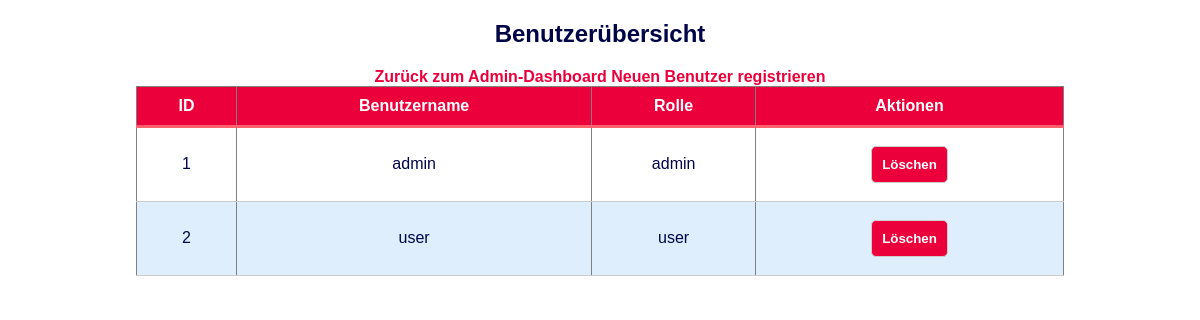
Page /admin/users (signed in) on the committed database.
### tables this page shows
CREATE TABLE users (
        id INTEGER PRIMARY KEY AUTOINCREMENT,
        username TEXT UNIQUE NOT NULL,
        password TEXT NOT NULL,
        role TEXT NOT NULL
    );

### App.py (the view)
@app.route('/admin/users')
@admin_required
def admin_users():
    conn = get_db_connection()
    cursor = conn.execute("SELECT id, username, role FROM users")
    users = cursor.fetchall()
    conn.close()
    return render_template('admin_users.html', users=users)

### App.py (called while the page is built)
def get_db_connection():
    conn = sqlite3.connect(DB_PATH)
    conn.row_factory = sqlite3.Row
    return conn

def admin_required(f):
    @wraps(f)
    def decorated_function(*args, **kwargs):
        if 'username' not in session or session.get('role') != 'admin':
            flash("Admin Rechte benötigt!")
            return redirect(url_for('login'))
        return f(*args, **kwargs)
    return decorated_function

### templates/admin_users.html (shortened to what this page needs)
<!DOCTYPE html>
<html lang="de">
<head>
    <link rel="stylesheet" href="{{ url_for('static', filename='styles.css') }}">
</head>
<body>
    <h2>Benutzerübersicht</h2>
    <a href="{{ url_for('admin_area') }}">Zurück zum Admin-Dashboard</a>
    <a href="{{ url_for('register_user') }}">Neuen Benutzer registrieren</a>
    <table border="1">
        <thead>
            <tr>
                <th>ID</th>
                <th>Benutzername</th>
                <th>Rolle</th>
                <th>Aktionen</th>
            </tr>
        </thead>
        <tbody>
            {% for user in users %}
            <tr>
                <td>{{ user['id'] }}</td>
                <td>{{ user['username'] }}</td>
                <td>{{ user['role'] }}</td>
                <td>
                    <form action="{{ url_for('delete_user', user_id=user['id']) }}" method="post">
                        <button type="submit">Löschen</button>
                    </form>
                </td>
            </tr>
            {% endfor %}
        </tbody>
    </table>
</body>
</html>

### static/styles.css (style rules this page uses)
body { font-family: Tahoma, sans-serif; background-color: #ffffff; color: #000548; text-align: center; margin: 20px; }
button { padding: 10px; margin: 10px; border-radius: 5px; border: 1px solid #ccc; background-color: #eb003c; color: white; font-weight: bold; font-family: Tahoma, sans-serif; cursor: pointer; }
a { text-decoration: none; color: #eb003c; font-weight: bold; font-family: Tahoma, sans-serif; }
table { width: 80%; margin: auto; border-collapse: collapse; font-family: Tahoma, sans-serif; }
th { background-color: #eb003c; color: white; padding: 10px; border-bottom: 3px solid #ff606e; }
td { padding: 8px; border-bottom: 1px solid #ccc; }
tr:nth-child(even) { background-color: #deeefc; }

### rows in the picture
users: id "1", username "admin", role "admin"
users: id "2", username "user", role "user"
